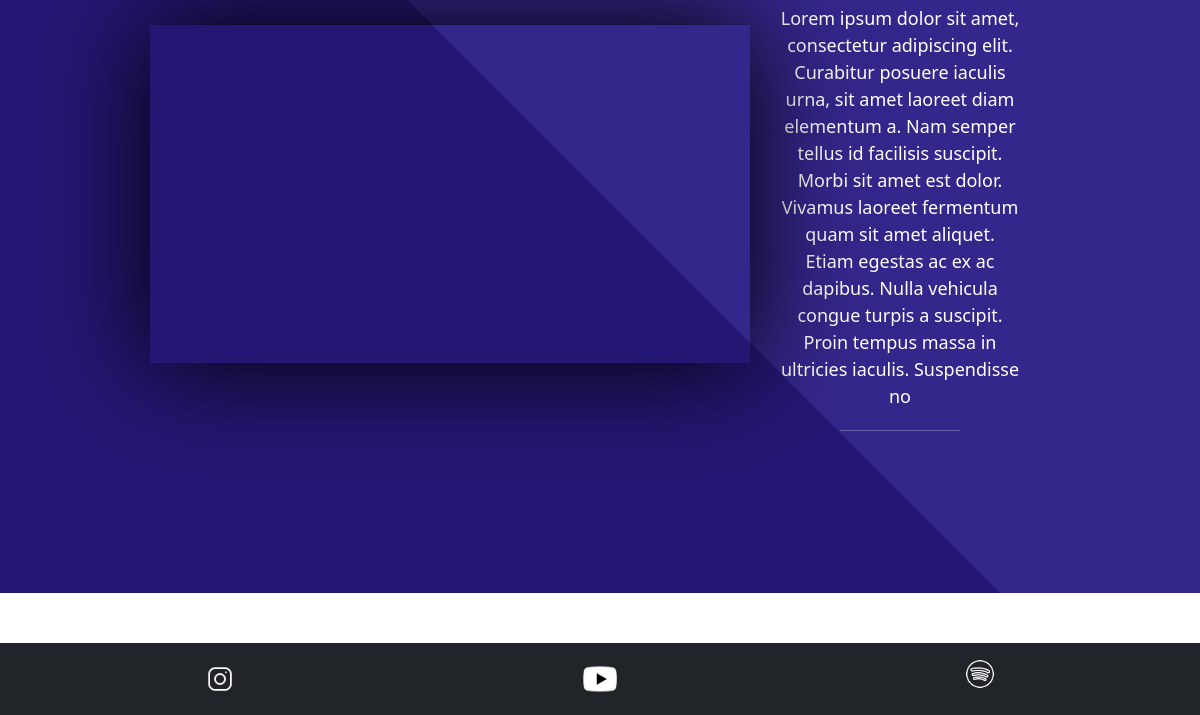
Before: / (lower part) with the older database file.
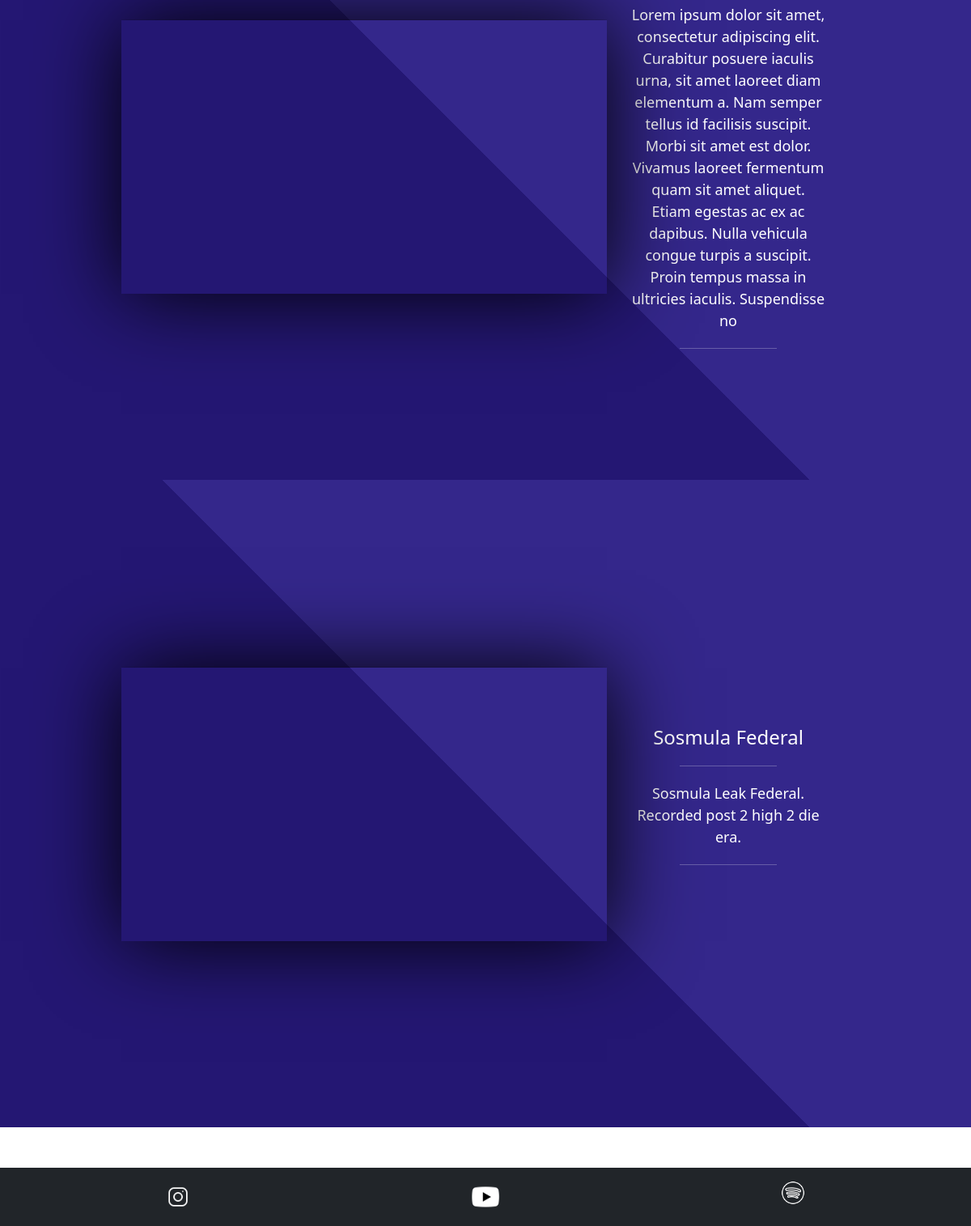
After: the same page with the newer database file.
### app/models.py (models this page shows, shortened)
class Podcast(models.Model):
    url = models.CharField(max_length=500)
    title = models.CharField(max_length=255)
    description = models.TextField(max_length=500 ,blank=True, null=True)

### app/views.py (the view)
# urls.py: path('', HomeView.as_view(), name='home'),
class HomeView(ListView):
    model = Article
    template_name = 'home.html'
    ordering = ['-article_date']
    def get(self, request):
        podcasts = Podcast.objects.all()
        articles = Article.objects.all()
        return render(request, 'home.html', {'podcasts': podcasts, 'articles': articles})

### app/templates/home.html (shortened to what this page needs)
{% extends 'base.html' %}
{% block content %}
<br/><br/><br/><br/><br/>
{% for podcast in podcasts %}
<div class="rowp">
    <div class="col-3">
        <div class="video-container">
        <iframe width="100" src="https://www.youtube.com/embed/{{ podcast.url }}" frameborder="0" allow="accelerometer; autoplay; encrypted-media; gyroscope; picture-in-picture" allowfullscreen></iframe>
        </div>
    </div>
    <div class="col-4">
      <h2>{{podcast.title}}</h2>
      <hr>
      <p>{{podcast.description}}</p>
      <hr>
    </div>
</div>
  {% endfor %}
{% endblock %}

### app/templates/base.html (shortened to what this page needs)
 {% load static %}
<!doctype html>
<html lang="en">
  <head>
    <link href="https://cdn.jsdelivr.net/npm/bootstrap@5.3.0-alpha1/dist/css/bootstrap.min.css" rel="stylesheet">
  </head>
  <body>
    <main>
    <br/>
    {% block content %}
    {% endblock %}
  </main>
    <footer class="footer bg-dark text-white py-3">
      <div class="container">
        <div class="row">
          <div class="col-md-4">
            <a href="#">
              <img src="{% static 'app/images/icons8-instagram-96.png' %}" alt="Instagram" width="40">
            </a>
          </div>
          <div class="col-md-4">
            <a href="#">
              <img src="{% static 'app/images/icons8-youtube-96.png' %}" alt="Youtube" width="40">
            </a>
          </div>
          <div class="col-md-4">
            <a href="#">
              <img src="{% static 'app/images/icons8-spotify-50.png' %}" alt="Spotify" width="30">
            </a>
          </div>
        </div>
      </div>
    </footer>
    </body>
</html>

### app/templates/home.html (style rules this page uses)
.rowp { background: linear-gradient(45deg, #241773 50%, #34278b 50%); display: flex; align-items: center; justify-content: space-between; margin-left: 0; margin-right: 0; align-self: center; height: 800px; }
.video-container { position: relative; padding-bottom: 56.25%; height: 0; width: 100%; overflow: hidden; transform: scale(2); box-shadow: 0px 0px 50px 0px rgba(0,0,0,2); margin-left: 300px; }
.video-container iframe { position: absolute; top: 0; left: 0; width: 100%; height: 100%; box-shadow: 0px 0px 5px 0px rgba(0,0,0,0.75); }
.col-4 { text-align: center; padding: 80px 80px; margin-right: 100px; color: white; }
h2 { font-size: 24px; margin-bottom: 10px; }
hr { width: 50%; margin: 20px auto; }
p { font-size: 18px; }

### app/templates/base.html (style rules this page uses)
body { display: grid; grid-template-rows: 1fr auto; min-height: 100vh; }
footer { bottom: 0; width: 100%; left: 0; text-align: center; display: flex; flex-direction: column; flex-grow: 1; left: 0; margin-top: auto; }
main { padding-bottom: 50px; }

Changed rows visible on the page:
added Podcast: title "Sosmula Federal", description "Sosmula Leak Federal. Recorded post 2 high 2 die era."
